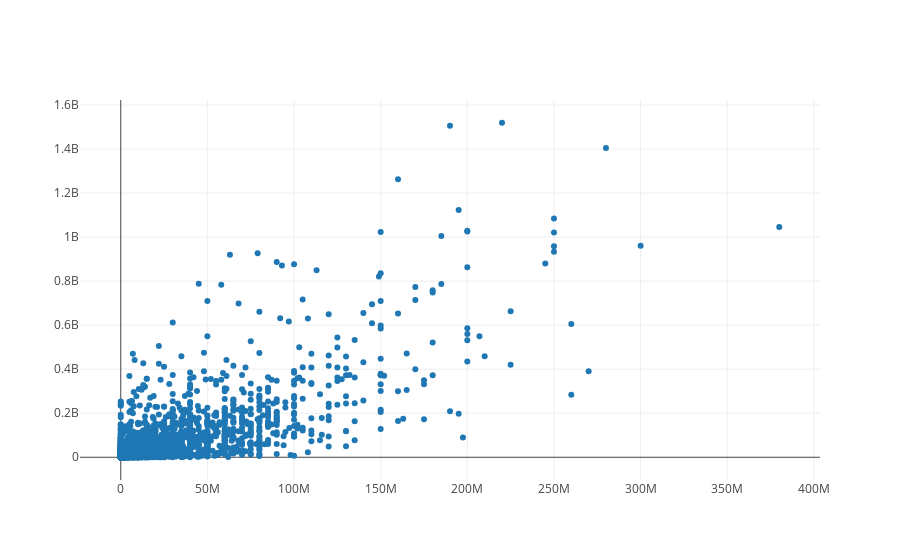

Notebook cell for this chart:
### Markdown cell above
## EDA and Feature Engineering

### Code cell
## budget:
budget_plot_data = [go.Scatter(x=train_eda_data['budget'], y=train_eda_data['revenue'], mode='markers')]
layout = go.Layout(
    xaxis=dict(
        range=[0, 1e8]
    ),
    yaxis=dict(
        range=[0, 1e9]
    )
)
iplot(go.Figure(data = budget_plot_data))

### Figure 1 — Plotly figure (JSON) as saved in the notebook; plotly's stock layout.template omitted (floating-point values rounded to 4 significant figures; data arrays with more than 128 entries replaced by an {"elided": "..."} marker saying what was removed)
{"data": [{"mode": "markers", "type": "scatter", "uid": "5893e61a-1c17-4c55-bae1-ec7a2f222551", "x": {"elided": "3000 int values"}, "y": {"elided": "3000 int values"}}], "layout": {}}
